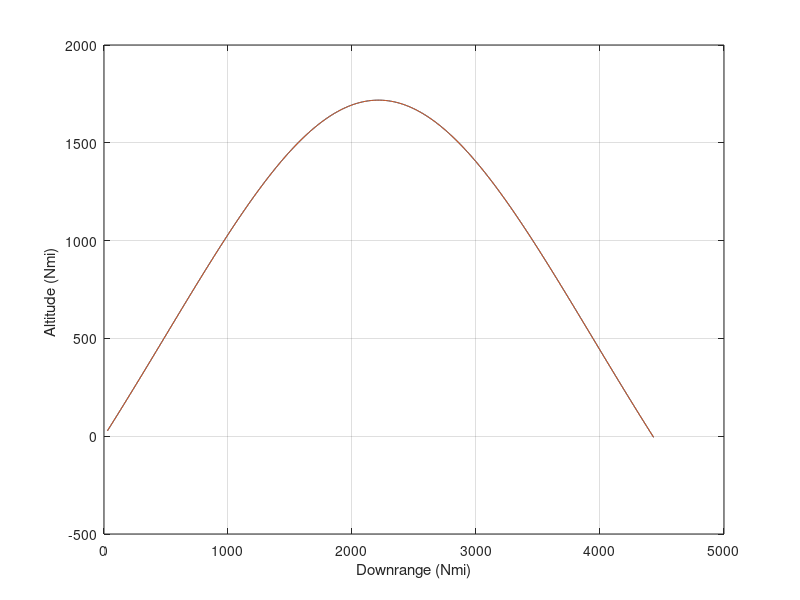

Recreate this plot in MATLAB.
clear
count=0;
H=.01
A=2.0926e7;
GM=1.4077e16;
GAM=45.;
ALTNM=0.;
V=24000.;
ANGDEG=0.;
ANG=ANGDEG/57.3;
VRX=V*cos(1.5708-GAM/57.3+ANG);
VRY=V*sin(1.5708-GAM/57.3+ANG);
ALT=ALTNM/6076.;
S=0.;
SCOUNT=0.;
R0=A+ALT;
R1=V*sin(GAM/57.3);
PSI=0.;
X=(A+ALT)*cos(ANG);
Y=(A+ALT)*sin(ANG);
XFIRST=X;
YFIRST=Y;
X1=VRX;
Y1=VRY;
T=0.;
while ALTNM > -.0001
 	R0OLD=R0;
	R1OLD=R1;
	PSIOLD=PSI;
	XOLD=X;
	YOLD=Y;
	X1OLD=X1;
	Y1OLD=Y1;
	STEP=1;
	FLAG=0;
	while STEP <=1
		if FLAG==1
			STEP=2;
 			R0=R0+H*R0D;
			R1=R1+H*R1D;
			PSI=PSI+H*PSID;
			X=X+H*XD;
			Y=Y+H*YD;
			X1=X1+H*X1D;
			Y1=Y1+H*Y1D;
			T=T+H;
		end
		PSID=(A+ALT)*V*cos(GAM/57.3)/(R0*R0);
		R1D=-GM/(R0*R0)+R0*PSID*PSID;
		R0D=R1;
		TEMBOT=(X^2+Y^2)^1.5;
		X1D=-GM*X/TEMBOT;
		Y1D=-GM*Y/TEMBOT;
		XD=X1;
		YD=Y1;
		FLAG=1;
	end
	FLAG=0;	
	R0=(R0OLD+R0)/2+.5*H*R0D;
	R1=(R1OLD+R1)/2+.5*H*R1D;
	PSI=(PSIOLD+PSI)/2+.5*H*PSID;
	X=(XOLD+X)/2+.5*H*XD;
	Y=(YOLD+Y)/2+.5*H*YD;
	X1=(X1OLD+X1)/2+.5*H*X1D;
	Y1=(Y1OLD+Y1)/2+.5*H*Y1D;
	S=S+H;
	if S>=9.99999
		S=0.;
		SPOLARNM=A*PSI/6076.;
		ALTPOLARNM=(R0-A)/6076.;
		ALTNM=(sqrt(X^2+Y^2)-A)/6076.;
		R=sqrt(X^2+Y^2);
		RF=sqrt(XFIRST^2+YFIRST^2);
		CBETA=(X*XFIRST+Y*YFIRST)/(R*RF);
		BETA=acos(CBETA);
		DISTNM=A*BETA/6076.;
		count=count+1;
		ArrayT(count)=T;
		ArraySPOLARNM(count)=SPOLARNM;
		ArrayALTPOLARNM(count)=ALTPOLARNM;
		ArrayDISTNM(count)=DISTNM;
		ArrayALTNM(count)=ALTNM;
	end
end
figure
plot(ArraySPOLARNM,ArrayALTPOLARNM,ArrayDISTNM,ArrayALTNM),grid
xlabel('Downrange (Nmi)')
ylabel('Altitude (Nmi) ')
clc
output=[ArrayT',ArraySPOLARNM',ArrayALTPOLARNM',ArrayDISTNM',ArrayALTNM'];
save datfil.txt output -ascii
disp 'simulation finished'
	
